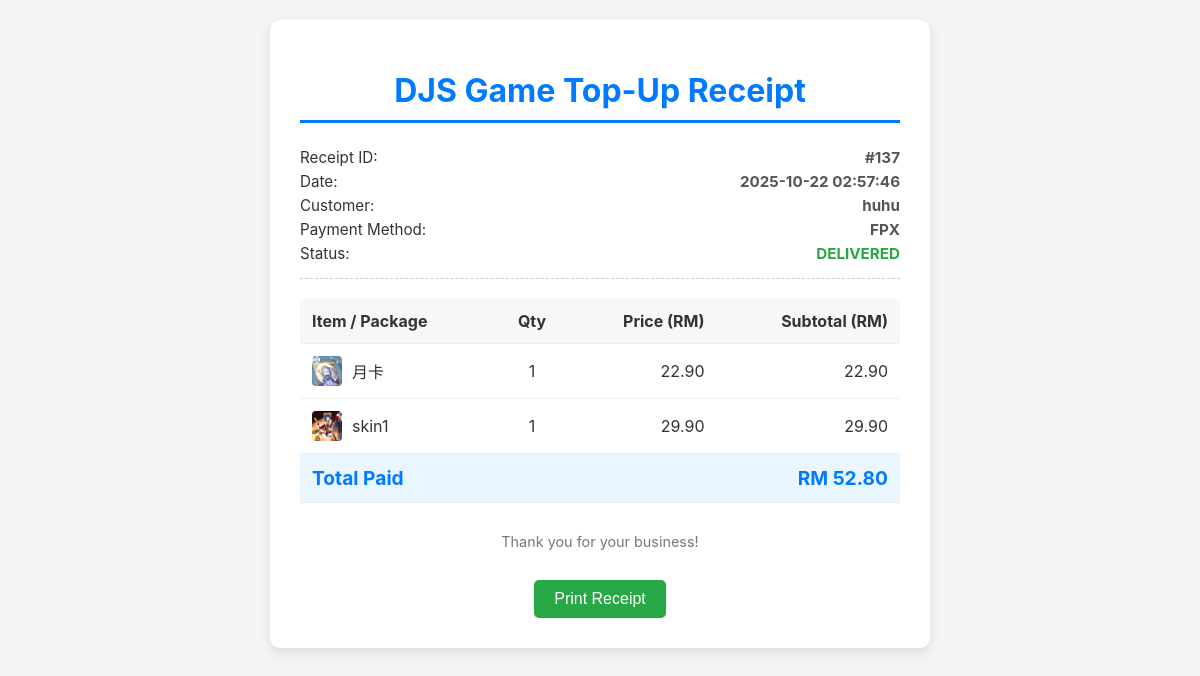
The page /Customer/view_receipt.php?id=137 (signed in) on the database its author committed.
### tables this page shows
CREATE TABLE `orders` (
  `order_id` int(11) NOT NULL,
  `user_id` int(11) NOT NULL,
  `game_id` int(11) DEFAULT NULL,
  `total` decimal(10,2) NOT NULL,
  `payment_type` enum('TouchNGo','FPX') NOT NULL,
  `status` varchar(50) NOT NULL DEFAULT 'Pending',
  `payment_time` datetime DEFAULT NULL,
  `created_at` timestamp NOT NULL DEFAULT current_timestamp()
);

CREATE TABLE `users` (
  `id` int(11) NOT NULL,
  `username` varchar(50) NOT NULL,
  `email` varchar(100) NOT NULL,
  `password` varchar(255) NOT NULL,
  `otp` varchar(10) DEFAULT NULL,
  `is_verified` tinyint(1) DEFAULT 0,
  `created_at` timestamp NOT NULL DEFAULT current_timestamp(),
  `profile_pic` varchar(255) DEFAULT NULL,
  `avatar` varchar(255) DEFAULT NULL
);

CREATE TABLE `order_items` (
  `order_item_id` int(11) NOT NULL,
  `order_id` int(11) NOT NULL,
  `game_id` int(11) DEFAULT NULL,
  `item_id` int(11) NOT NULL,
  `item_name` varchar(255) DEFAULT NULL,
  `quantity` int(11) NOT NULL,
  `price` decimal(10,2) NOT NULL
);

CREATE TABLE `game_items` (
  `item_id` int(11) NOT NULL,
  `game_id` int(11) NOT NULL,
  `item_name` varchar(100) NOT NULL,
  `price` decimal(10,2) NOT NULL,
  `image` varchar(255) DEFAULT NULL
);

### Customer/view_receipt.php (the view, shortened to what this page needs)
<?php
include "config.php";
$user_id = $_SESSION['user_id'] ?? 0;
function getImagePath($path) {
    $default = "uploads/default.png";
    $pos = stripos($path, 'uploads/');
    if ($pos !== false) return substr($path, $pos);
    return $path ?: $default;
}
$order_id = $_GET['id'] ?? 0;
$order_id = (int)$order_id;
$error_message = '';
$package_details = null;
$package_contents = [];
$items = [];
$order_data = null;
if ($order_id === 0) {
    $error_message = "Invalid order ID provided. Please go back to the orders list.";
} else {
    $stmt = $conn->prepare("
        SELECT
            o.total, o.status, o.created_at, o.game_id, o.payment_type,
            u.username /* <-- 关键修正：获取用户名 */
        FROM orders o
        LEFT JOIN users u ON o.user_id = u.id
        WHERE o.order_id = ? AND o.user_id = ?
    ");
    if (!$stmt) {
        $error_message = "Database Prepare Error: " . $conn->error;
    } else {
        $stmt->bind_param("ii", $order_id, $user_id);
        $stmt->execute();
        $order_result = $stmt->get_result();
        if ($order_result->num_rows === 0) {
            $error_message = "Order #{$order_id} not found or you lack permission to view it.";
        } else {
            $order = $order_result->fetch_assoc();
            $order_data = $order;
            $item_query = "
                SELECT
                    oi.quantity,
                    oi.price,
                    gi.item_name,
                    gi.image
                FROM order_items oi
                LEFT JOIN game_items gi ON oi.item_id = gi.item_id
                WHERE oi.order_id = ?
            ";
            $item_stmt = $conn->prepare($item_query);
            $item_stmt->bind_param("i", $order_id);
            $item_stmt->execute();
            $items_result = $item_stmt->get_result();
            while ($row = $items_result->fetch_assoc()) {
                if ($row['item_name'] !== null) {
                    $items[] = $row;
                }
            }
        }
    }
}
?>
<!DOCTYPE html>
<html lang="en">
<head>
</head>
<body>
<?php if ($error_message): ?>
    <div style="text-align: center; color: red; margin-top: 50px;">
        <h2>Receipt Error</h2>
        <p><?= htmlspecialchars($error_message) ?></p>
    </div>
<?php else: ?>
<div class="receipt-container">
    <h1>DJS Game Top-Up Receipt</h1>
    <div class="info-block">
        <p>Receipt ID: <span>#<?= htmlspecialchars($order_id) ?></span></p>
        <p>Date: <span><?= date("Y-m-d H:i:s", strtotime($order['created_at'])) ?></span></p>
        <p>Customer: <span><?= htmlspecialchars($order_data['username'] ?? 'N/A') ?></span></p>
        <p>Payment Method: <span><?= htmlspecialchars($order['payment_type']) ?></span></p>
        <p>Status: <span style="color: <?= $order['status'] === 'DELIVERED' ? '#28a745' : '#ffc107' ?>;"><?= htmlspecialchars($order['status']) ?></span></p>
    </div>
    <table class="item-table">
        <thead>
            <tr>
                <th>Item / Package</th>
                <th style="text-align: center;">Qty</th>
                <th style="text-align: right;">Price (RM)</th>
                <th style="text-align: right;">Subtotal (RM)</th>
            </tr>
        </thead>
        <tbody>
            <?php if ($package_details): ?>
                <tr class="package-row">
                    <td>
                        <div class="item-name-col">
                            <img src="<?= htmlspecialchars(getImagePath($package_details['image'])) ?>" alt="Package Image">
                            <div>
                                <strong><?= htmlspecialchars($package_details['package_name']) ?> (Package)</strong>
                                <br><small style="color: #dc3545;">Discount: <?= number_format($package_details['discount'], 2) ?>%</small>
                            </div>
                        </div>
                        <?php if (!empty($package_contents)): ?>
                            <div class="package-contents-list">
                                <p style="font-weight: bold; margin: 0 0 5px;">Contained Items:</p>
                                <?php foreach ($package_contents as $content): ?>
                                    <small>&mdash; <?= htmlspecialchars($content['item_name']) ?> (RM <?= number_format($content['unit_price'], 2) ?>)</small><br>
                                <?php endforeach; ?>
                            </div>
                        <?php endif; ?>
                    </td>
                    <td style="text-align: center;">1</td>
                    <td style="text-align: right;"><?= number_format($order['total'], 2) ?></td>
                    <td style="text-align: right;"><?= number_format($order['total'], 2) ?></td>
                </tr>
            <?php elseif (!empty($items)): ?>
                <?php foreach ($items as $item): ?>
                    <tr>
                        <td>
                            <div class="item-name-col">
                                <img src="<?= htmlspecialchars(getImagePath($item['image'])) ?>" alt="<?= htmlspecialchars($item['item_name']) ?>">
                                <span><?= htmlspecialchars($item['item_name']) ?></span>
                            </div>
                        </td>
                        <td style="text-align: center;"><?= htmlspecialchars($item['quantity']) ?></td>
                        <td style="text-align: right;"><?= number_format($item['price'], 2) ?></td>
                        <td style="text-align: right;"><?= number_format($item['quantity'] * $item['price'], 2) ?></td>
                    </tr>
                <?php endforeach; ?>
            <?php else: ?>
                 <tr><td colspan="4" style="text-align: center; color: #777;">No item details found.</td></tr>
            <?php endif; ?>
        </tbody>
        <tfoot>
            <tr class="total-row">
                <td colspan="3">Total Paid</td>
                <td>RM <?= number_format($order['total'], 2) ?></td>
            </tr>
        </tfoot>
    </table>
    <p style="text-align: center; margin-top: 30px; font-size: 0.9em; color: #777;">Thank you for your business!</p>
    <button class="print-btn" onclick="window.print()">Print Receipt</button>
</div>
<?php endif; ?>
</body>
</html>

### Customer/view_receipt.php (style rules this page uses)
body { font-family: 'Inter', Arial, sans-serif; background: #f4f4f4; color: #333; margin: 0; padding: 20px; }
.receipt-container { max-width: 600px; margin: 0 auto; background: #ffffff; padding: 30px; border-radius: 10px; box-shadow: 0 4px 12px rgba(0,0,0,0.1); }
h1 { color: #007BFF; text-align: center; border-bottom: 3px solid #007BFF; padding-bottom: 10px; margin-bottom: 25px; }
.info-block { margin-bottom: 20px; border-bottom: 1px dashed #ccc; padding-bottom: 10px; }
.info-block p { display: flex; justify-content: space-between; margin: 5px 0; font-size: 0.95em; }
.info-block span { font-weight: bold; color: #555; }
.item-table { width: 100%; border-collapse: collapse; margin: 20px 0; }
.item-table th, .item-table td { text-align: left; padding: 12px; border-bottom: 1px solid #eee; }
.item-table th { background-color: #f7f7f7; color: #333; font-weight: bold; }
.item-name-col { display: flex; align-items: center; gap: 10px; }
.item-name-col img { width: 30px; height: 30px; object-fit: cover; border-radius: 4px; }
.total-row { font-size: 1.2em; font-weight: bold; background-color: #e9f5ff; color: #007BFF; }
.total-row td:last-child { text-align: right; }
.print-btn { display: block; margin: 30px auto 0; padding: 10px 20px; background: #28a745; color: white; border: none; border-radius: 5px; cursor: pointer; font-size: 16px; }

### rows shown on the page
orders: created_at "2025-10-22 02:57:46", user.username "huhu", payment_type "FPX", status "DELIVERED", total "52.80"
order_items: item.image (picture), item.item_name "月卡", quantity "1", price "22.90", $item['quantity']*$item['price'] "22.90"
order_items: item.item_name (picture), item.item_name "skin1", quantity "1", price "29.90", $item['quantity']*$item['price'] "29.90"

### other values the page prints
$order_id "137"
